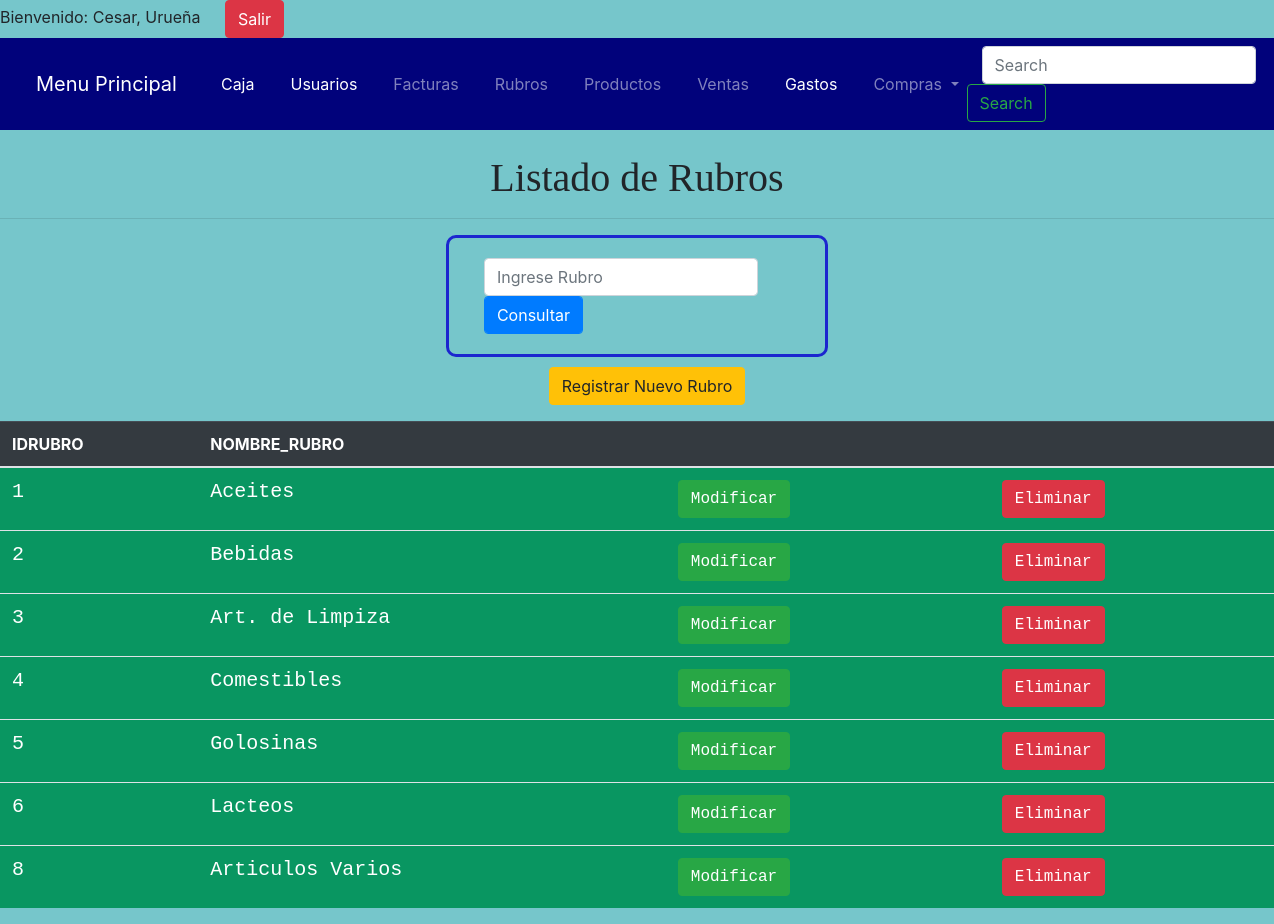
The app's page /negocio/rubros/index.php (signed in) with its own data.
### tables this page shows
CREATE TABLE `rubros` (
  `idrubro` int(11) NOT NULL,
  `nombrerubros` varchar(50) NOT NULL
);

### negocio/conexion.php (called while the page is built, shortened)
<?php
    class conexion{
        public function __construct() {
            $this->con = new mysqli("localhost","root","","negocio");
        }
    }
?>

### negocio/rubros/class.php (the view, shortened to what this page needs)
<?php
include '../conexion.php';
class registros2 extends conexion{
    public function datos2() {
        $this->consulta=$this->con->query("SELECT * FROM rubros");
        while($this->recorrido = $this->consulta->fetch_array()){
            ?>
            <tr>
                <td><?php echo $this->recorrido['idrubro']; ?></td>
                <td><?php echo $this->recorrido['nombrerubros']; ?></td>
                <td><a class="btn btn-success" href="formularioUpdateR.php?idr=
                       <?php echo $this->recorrido['idrubro']; ?>">Modificar</a></td>
                <td><a class="btn btn-danger" href="formularioEliminarR.php?idr=
                       <?php echo $this->recorrido['idrubro']; ?>">Eliminar</a></td>
            </tr>
    <?php
        }
    }
}
            ?>

### negocio/css/estilos.css (style rules this page uses)
body { background: #76c6cb; }
td { font-family: Courier, "Lucida Console", monospace; background: #099661; color: white; font-size: 20px; }

### negocio/rubros/index.php (style rules this page uses)
a { margin-left: 20px }

### records on screen
rubros: idrubro "1", nombrerubros "Aceites"
rubros: idrubro "2", nombrerubros "Bebidas"
rubros: idrubro "3", nombrerubros "Art. de Limpiza"
rubros: idrubro "4", nombrerubros "Comestibles"
rubros: idrubro "5", nombrerubros "Golosinas"
rubros: idrubro "6", nombrerubros "Lacteos"
rubros: idrubro "8", nombrerubros "Articulos Varios"

### other values on screen
$_SESSION['nom'] "Cesar, Urueña"
